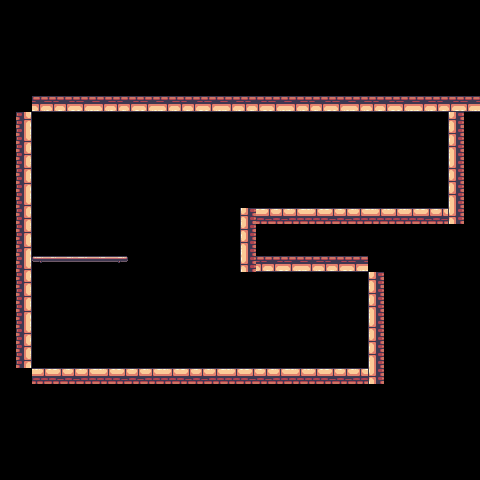

This is a level from a 2D game, rendered from its Tiled map with the project's own tilesets. A one-line summary and the complete map file follow:
An orthogonal 30x30 tile map with 16x16 px tiles, 1 tile layer (wall), 2 tilesets and 10 objects (9x collision, spawn).

<map version="1.5" tiledversion="1.7.1" orientation="orthogonal" renderorder="right-down" width="30" height="30" tilewidth="16" tileheight="16" infinite="0" nextlayerid="6" nextobjectid="15">
 <tileset firstgid="1" source="Terrain (32x32).tsx" />
 <tileset firstgid="989" source="Decorations (32x32).tsx" />
 <objectgroup id="4" name="object">
  <object id="1" name="wall" type="collision" x="16" y="96" width="16" height="288" />
  <object id="3" name="ground" type="collision" x="32" y="368" width="352" height="16" />
  <object id="4" name="wall" type="collision" x="368" y="256" width="16" height="112" />
  <object id="5" name="ceilling" type="collision" x="240" y="256" width="128" height="16" />
  <object id="6" name="wall" type="collision" x="240" y="224.75" width="16" height="31.25" />
  <object id="8" name="ground" type="collision" x="240.75" y="208" width="223.25" height="16" />
  <object id="9" name="ceilling" type="collision" x="32" y="96" width="432" height="16" />
  <object id="10" name="wall" type="collision" x="448" y="112" width="16" height="96" />
  <object id="11" name="spawn_player" type="spawn" x="296.833" y="185">
   <point />
  </object>
  <object id="12" name="plateforme" type="collision" x="32.5" y="255.875" width="94.5" height="5.125" />
 </objectgroup>
 <layer id="5" name="wall" width="30" height="30">
  <data encoding="csv">
0,0,0,0,0,0,0,0,0,0,0,0,0,0,0,0,0,0,0,0,0,0,0,0,0,0,0,0,0,0,
0,0,0,0,0,0,0,0,0,0,0,0,0,0,0,0,0,0,0,0,0,0,0,0,0,0,0,0,0,0,
0,0,0,0,0,0,0,0,0,0,0,0,0,0,0,0,0,0,0,0,0,0,0,0,0,0,0,0,0,0,
0,0,0,0,0,0,0,0,0,0,0,0,0,0,0,0,0,0,0,0,0,0,0,0,0,0,0,0,0,0,
0,0,0,0,0,0,0,0,0,0,0,0,0,0,0,0,0,0,0,0,0,0,0,0,0,0,0,0,0,0,
0,0,0,0,0,0,0,0,0,0,0,0,0,0,0,0,0,0,0,0,0,0,0,0,0,0,0,0,0,0,
0,0,270,271,272,273,270,271,272,273,270,271,272,273,270,271,272,273,270,271,272,273,270,271,272,273,270,271,272,273,
0,122,0,0,0,0,0,0,0,0,0,0,0,0,0,0,0,0,0,0,0,0,0,0,0,0,0,0,117,0,
0,160,0,0,0,0,0,0,0,0,0,0,0,0,0,0,0,0,0,0,0,0,0,0,0,0,0,0,155,0,
0,198,0,0,0,0,0,0,0,0,0,0,0,0,0,0,0,0,0,0,0,0,0,0,0,0,0,0,193,0,
0,236,0,0,0,0,0,0,0,0,0,0,0,0,0,0,0,0,0,0,0,0,0,0,0,0,0,0,231,0,
0,122,0,0,0,0,0,0,0,0,0,0,0,0,0,0,0,0,0,0,0,0,0,0,0,0,0,0,155,0,
0,160,0,0,0,0,0,0,0,0,0,0,0,0,0,0,0,0,0,0,0,0,0,0,0,0,0,0,193,0,
0,198,0,0,0,0,0,0,0,0,0,0,0,0,0,117,81,82,83,80,81,82,83,80,80,80,81,82,231,0,
0,236,0,0,0,0,0,0,0,0,0,0,0,0,0,155,0,0,0,0,0,0,0,0,0,0,0,0,0,0,
0,122,0,0,0,0,0,0,0,0,0,0,0,0,0,193,0,0,0,0,0,0,0,0,0,0,0,0,0,0,
0,160,1021,1022,1023,1024,1025,1026,0,0,0,0,0,0,0,231,271,272,273,270,271,272,273,0,0,0,0,0,0,0,
0,198,0,0,0,0,0,0,0,0,0,0,0,0,0,0,0,0,0,0,0,0,0,117,0,0,0,0,0,0,
0,236,0,0,0,0,0,0,0,0,0,0,0,0,0,0,0,0,0,0,0,0,0,155,0,0,0,0,0,0,
0,122,0,0,0,0,0,0,0,0,0,0,0,0,0,0,0,0,0,0,0,0,0,193,0,0,0,0,0,0,
0,160,0,0,0,0,0,0,0,0,0,0,0,0,0,0,0,0,0,0,0,0,0,117,0,0,0,0,0,0,
0,198,0,0,0,0,0,0,0,0,0,0,0,0,0,0,0,0,0,0,0,0,0,155,0,0,0,0,0,0,
0,236,0,0,0,0,0,0,0,0,0,0,0,0,0,0,0,0,0,0,0,0,0,193,0,0,0,0,0,0,
0,0,80,81,82,83,80,81,82,83,80,81,82,83,80,81,82,83,80,80,81,82,83,231,0,0,0,0,0,0,
0,0,0,0,0,0,0,0,0,0,0,0,0,0,0,0,0,0,0,0,0,0,0,0,0,0,0,0,0,0,
0,0,0,0,0,0,0,0,0,0,0,0,0,0,0,0,0,0,0,0,0,0,0,0,0,0,0,0,0,0,
0,0,0,0,0,0,0,0,0,0,0,0,0,0,0,0,0,0,0,0,0,0,0,0,0,0,0,0,0,0,
0,0,0,0,0,0,0,0,0,0,0,0,0,0,0,0,0,0,0,0,0,0,0,0,0,0,0,0,0,0,
0,0,0,0,0,0,0,0,0,0,0,0,0,0,0,0,0,0,0,0,0,0,0,0,0,0,0,0,0,0,
0,0,0,0,0,0,0,0,0,0,0,0,0,0,0,0,0,0,0,0,0,0,0,0,0,0,0,0,0,0
</data>
 </layer>
</map>
